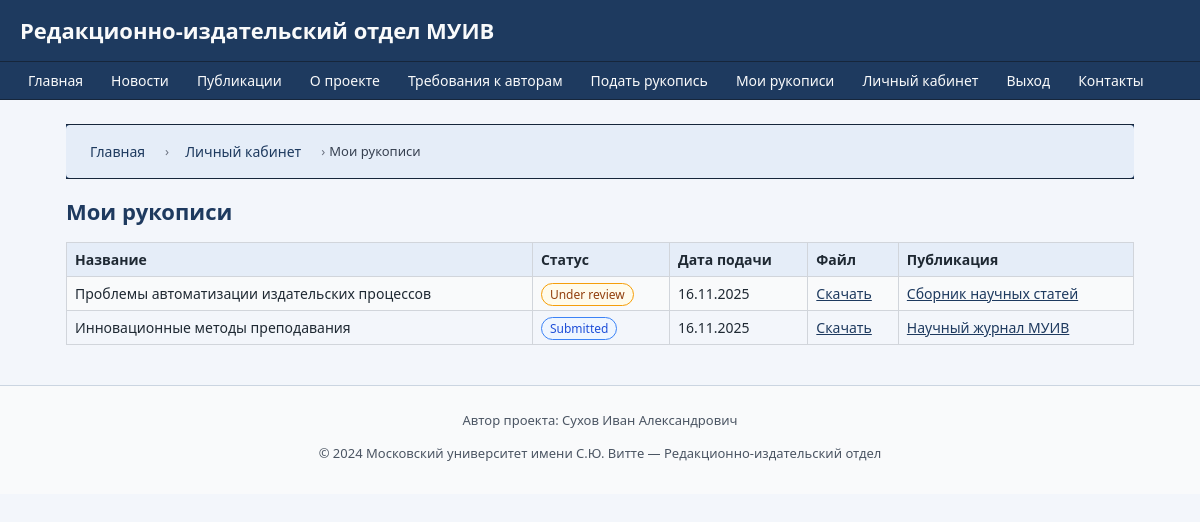
Page /manuscripts/status (signed in) on the committed database.
### models.py (models this page shows)
class Manuscript(db.Model):
    __tablename__ = 'manuscripts'
    id = db.Column(db.Integer, primary_key=True)
    title = db.Column(db.String(256), nullable=False)
    description = db.Column(db.Text)
    file_path = db.Column(db.String(256), nullable=False)
    status = db.Column(db.String(32), nullable=False, default='submitted')
    created_at = db.Column(db.DateTime, default=datetime.utcnow)
    updated_at = db.Column(db.DateTime, default=datetime.utcnow, onupdate=datetime.utcnow)
    author_id = db.Column(db.Integer, db.ForeignKey('users.id'), nullable=False)
    publication_id = db.Column(db.Integer, db.ForeignKey('publications.id'), nullable=True)
    reviews = db.relationship('Review', backref='manuscript', lazy=True)
    history = db.relationship('ManuscriptHistory',
                              backref='manuscript',
                              lazy=True,
                              order_by='ManuscriptHistory.created_at')

class Publication(db.Model):
    __tablename__ = 'publications'
    id = db.Column(db.Integer, primary_key=True)
    type = db.Column(db.String(64), nullable=False)  # journal, book, proceedings и т.п.
    title = db.Column(db.String(256), nullable=False)
    pub_date = db.Column(db.Date)
    description = db.Column(db.Text)
    manuscripts = db.relationship('Manuscript', backref='publication', lazy=True)

### routes.py (the view)
@routes.route('/manuscripts/status')
@login_required('author')
def manuscript_status():
    user = current_user()
    manuscripts = Manuscript.query.filter_by(author_id=user.id).order_by(Manuscript.created_at.desc()).all()
    return render_template(
        'manuscripts/manuscript_status.html',
        manuscripts=manuscripts,
        user=user,
        breadcrumbs=[
            ("Главная", url_for('routes.index')),
            ("Личный кабинет", url_for('routes.lk')),
            ("Мои рукописи", None)
        ]
    )

### routes.py (called while the page is built)
def current_user():
    uid = session.get('user_id')
    if uid:
        return User.query.get(uid)
    return None

def login_required(role=None):
    def wrapper(f):
        from functools import wraps
        @wraps(f)
        def decorated_function(*args, **kwargs):
            user = current_user()
            if not user:
                flash("Для доступа требуется вход.", "warning")
                return redirect(url_for('routes.login'))
            if role and user.role != role:
                flash("Недостаточно прав.", "danger")
                return redirect(url_for('routes.index'))
            return f(*args, **kwargs)
        return decorated_function
    return wrapper

### templates/manuscripts/manuscript_status.html (shortened to what this page needs)
{% extends "base.html" %}
{% block content %}
<h2>Мои рукописи</h2>
{% if manuscripts %}
    <table class="table-striped">
        <tr>
            <th>Название</th>
            <th>Статус</th>
            <th>Дата подачи</th>
            <th>Файл</th>
            <th>Публикация</th>
        </tr>
        {% for m in manuscripts %}
        <tr>
            <td>{{ m.title }}</td>
            <td>
                <span class="manuscript-status status-{{ m.status }}">{{ m.status|replace('_', ' ')|capitalize }}</span>
            </td>
            <td>{{ m.created_at.strftime('%d.%m.%Y') }}</td>
            <td>
                <a href="{{ url_for('routes.media', filename=m.file_path[6:] if m.file_path.startswith('media/') else m.file_path) }}" target="_blank">Скачать</a>
            </td>
            <td>
                {% if m.publication %}
                    <a href="{{ url_for('routes.publication_detail', pub_id=m.publication.id) }}">{{ m.publication.title }}</a>
                {% else %}
                    &mdash;
                {% endif %}
            </td>
        </tr>
        {% endfor %}
    </table>
{% else %}
    <p>У вас пока нет поданных рукописей.</p>
{% endif %}
{% endblock %}

### static/css/main.css (style rules this page uses)
* { box-sizing: border-box; }
html, body { margin: 0; padding: 0; }
body { font-family: system-ui, -apple-system, BlinkMacSystemFont, "Segoe UI", sans-serif; font-size: 15px; line-height: 1.5; background: #f3f6fb; color: #1f2933; }
table { border-collapse: collapse; width: 100%; }
.table-striped th, .table-striped td { border: 1px solid #d1d5db; padding: 6px 8px; font-size: 14px; }
.table-striped th { background: #e5edf8; text-align: left; }
.table-striped tr:nth-child(even) td { background: #f9fafb; }
.manuscript-status { padding: 2px 8px; border-radius: 999px; font-size: 12px; border: 1px solid #d1d5db; background: #f3f4f6; white-space: nowrap; }
.status-submitted { border-color: #3b82f6; background: #eff6ff; color: #1d4ed8; }
.status-under_review { border-color: #f59e0b; background: #fffbeb; color: #92400e; }

### static/css/custom.css (style rules this page uses)
h2 { margin-top: 0; margin-bottom: 14px; font-size: 22px; color: #1e3a5f; }
a { color: #1e3a5f; }

### rows in the picture
Manuscript: title "Проблемы автоматизации издательских процессов", status "Under review", created_at "16.11.2025", publication "Сборник научных статей"
Manuscript: title "Инновационные методы преподавания", status "Submitted", created_at "16.11.2025", publication "Научный журнал МУИВ"

### other values in the picture
{{ title }} "Главная" "Личный кабинет"
{{ title }} "Мои рукописи"
